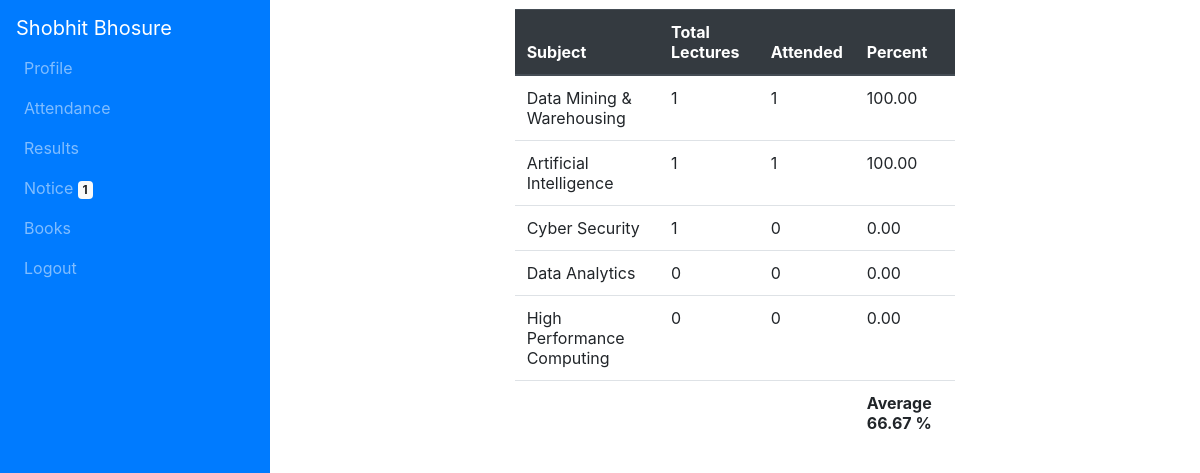
The page /attendance/ (signed in) on the database its author committed.
### student_app/models.py (models this page shows, shortened)
class Student(models.Model):
    first_name      = models.CharField(max_length=25)
    last_name       = models.CharField(max_length=25)
    email           = models.EmailField(max_length=50)
    password        = models.CharField(max_length=100)
    student_id      = models.CharField(max_length=15)
    gender          = models.CharField(max_length=8)
    department      = models.ForeignKey(Department, on_delete = models.CASCADE)
    _class          = models.ForeignKey(Class, on_delete = models.CASCADE)
    register_time   = models.DateTimeField(default=timezone.now)
    mobile_no       = models.IntegerField()

class Subject(models.Model):
    name    = models.CharField(max_length=100)

### student_app/views.py (the view)
# urls.py: path('attendance/', views.student_attendance, name='student_attendance'),
def student_attendance(request):
    if 'user_type' not in request.session.keys():   # if not logged in redirect to login page
        return redirect('/')
    if request.session['user_type'] == 'student':
        context            = student_context(request.session['student_id'])
        student            = context['student']     # student object
        _class             = student._class         # get class of student
        subjects           = _class.subjects.all()  # get subjects of student
        attendance = {}
        percent_count = 0   # addition of percentages of all subjects
        subject_count = 0   # subjects with one or more lectures conducted
        for subject in subjects:
            total           = Attendance.objects.filter(student=student).filter(subject=subject).count()                        # total lectures conducted after student was registered
            attended        = Attendance.objects.filter(student=student).filter(subject=subject).filter(status=True).count()    # total lectures attended by student
            percent         = 0 if not total else (attended/total)*100                                                          # Avoid division if total is zero
            if total:
                subject_count += 1
            percent_count += percent
            attendance[subject.name] = [
                total,
                attended,
                "{:.2f}".format(percent)    # round to 2 floating points
            ]
        avg_attendance = "N/A" if subject_count == 0 else (percent_count / subject_count)                          # Calculate Average attendance
        context['attendance'] = attendance
        context['avg_attendance'] = "N/A" if avg_attendance == "N/A" else "{:.2f}".format(avg_attendance)          # round number to two points
    return render(request, 'student_app/attendance.html', context)

### student_app/methods.py (called while the page is built)
def student_context(id):
    student     = Student.objects.filter(student_id=id).get()
    notice_count = student._class.notice_set.all().count()
    context = {
        'student'      : student,
        'notice_count' : notice_count
    }
    return context

### student_app/templates/student_app/attendance.html (shortened to what this page needs)
<html>
<head>
	{% load static %}
	{% include 'student_app/head.html' %}
	<link href="{% static 'student_app/css/navbar-fixed-left.min.css' %}" rel="stylesheet" />
	<link rel="stylesheet" href="{% static 'student_app/css/style.css' %}">
</head>
<body>
	{% include 'student_app/navbar.html' %}
	<div class="container-fluid">
		<div class="row justify-content-center align-items-center">
			<div class="col-md-6 col-sm-8">
			<table class="table">
				<thead class="thead-dark">
					<tr>
						<th scope="col">Subject</th>
						<th scope="col">Total Lectures</th>
						<th scope="col">Attended</th>
						<th scope="col">Percent</th>
					</tr>
				</thead>
				<tbody>
					{% for key, values in attendance.items %}
					<tr>
						<td>{{ key }}</td>
						{% for v in values %}
						<td>{{ v }}</td>
						{% endfor %}
					</tr>
					{% endfor %}
					<tr>
						<td></td>
						<td></td>
						<td></td>
						<td><b>Average {{ avg_attendance }} {% if avg_attendance != 'N/A' %} % {% endif %}</b></td>
					</tr>
				</tbody>
			</table>
			</div>
		</div>
	</div>
</body>
</html>

### student_app/templates/student_app/head.html (shortened to what this page needs)
<link rel="stylesheet" href="https://stackpath.bootstrapcdn.com/bootstrap/4.3.1/css/bootstrap.min.css">

### student_app/templates/student_app/navbar.html (shortened to what this page needs)
<nav class="navbar navbar-expand-md navbar-dark bg-primary fixed-top">
    <a class="navbar-brand" href>{{ student.first_name }} {{ student.last_name }}</a>
    <div class="collapse navbar-collapse" id="navbarsExampleDefault">
        <ul class="navbar-nav">
            <li class="nav-item">
                <a class="nav-link" href="{% url 'profile' %}" >Profile</a>
            </li>
            <li class="nav-item">
                <a class="nav-link" href="{% url 'student_attendance' %}">Attendance</a>
            </li>
            <li class="nav-item">
                <a class="nav-link" href="{% url 'results' %}">Results</a>
            </li>
            <li class="nav-item">
                <a class="nav-link" href="{% url 'student_notice' %}">Notice {% if notice_count %} <span class="badge badge-light">{{ notice_count }}</span> {% endif %}</a>
            </li>
            <li class="nav-item">
                <a class="nav-link" href="{% url 'books' action='view' %}">Books</a>
            </li>
            <li class="nav-item">
                <a class="nav-link" href="{% url 'logout' %}">Logout</a>
            </li>
        </ul>
    </div>
</nav>

### student_app/templates/student_app/head.html (style rules this page uses)
.container-fluid { padding: 1%; }

### rows shown on the page
Student: first_name "Shobhit", last_name "Bhosure"
Subject: attendance "Data Mining & Warehousing"
Subject: attendance "Artificial Intelligence"
Subject: attendance "Cyber Security"
Subject: attendance "Data Analytics"
Subject: attendance "High Performance Computing"

### other values the page prints
{{ notice_count }} "1"
{{ v }} "1" "1" "100.00" "1" "1" "100.00" "1" "0" "0.00" "0" "0" "0.00" "0" "0" "0.00"
{{ avg_attendance }} "66.67"
